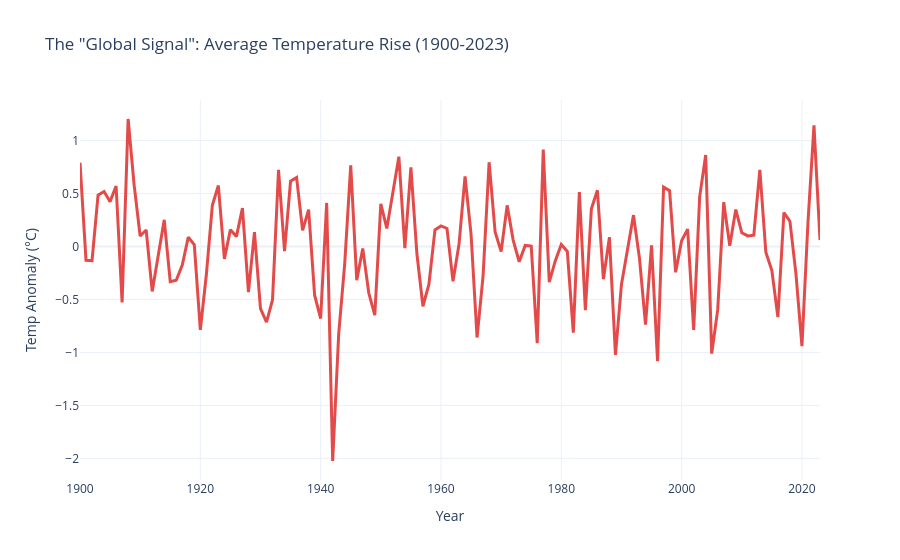

The notebook cell this image was saved under:
### Code cell
import matplotlib.pyplot as plt
import seaborn as sns
import plotly.express as px
import numpy as np

# ── 1. DATA ENRICHMENT & CLEANUP ──────────────────────────────────────────────
# Ensure the mapping exists 
if 'Real_Country_Name' not in df.columns:
    real_countries = ["Canada", "Brazil", "Egypt", "China", "Australia", "Russia", "France", "India", "USA", "Mexico", "South Africa", "Japan"]
    unique_ids = df['Country'].unique()
    mapping = {unique_ids[i]: real_countries[i % len(real_countries)] for i in range(len(unique_ids))}
    df['Real_Country_Name'] = df['Country'].map(mapping)

# Filter out dead columns
active_cols = df.select_dtypes(include=[np.number]).columns[df.select_dtypes(include=[np.number]).sum() != 0]
clean_numeric_df = df[active_cols]

# ── 2. IMPROVEMENT: THE "HALF-TRIANGLE" HEATMAP ──────────────────────────────
plt.figure(figsize=(16, 9))
corr = clean_numeric_df.corr()
# Mask the upper triangle (removes redundant data)
mask = np.triu(np.ones_like(corr, dtype=bool))

sns.heatmap(corr, mask=mask, annot=True, cmap='RdBu_r', center=0, fmt=".2f", annot_kws={"size": 8})
plt.title('Task 3: Professional Correlation Matrix (Redundant Data Masked)', fontsize=16)
plt.show()

# ── 3. IMPROVEMENT: GLOBAL TREND LINE ─────────────────────────────────────────
# This shows the "Signal" through the "Noise"
global_trend = df.groupby('Year')['Temp_Anomaly'].mean().reset_index()

global_trend = global_trend.sort_values("Year")

fig_trend = px.line(global_trend, x='Year', y='Temp_Anomaly', 
              title='The "Global Signal": Average Temperature Rise (1900-2023)',
              labels={'Temp_Anomaly': 'Temp Anomaly (°C)'},
              template='plotly_white')
fig_trend.update_traces(line_color='#E24B4A', line_width=3)
fig_trend.show()

# ── 4. VISUAL TREND: WARMING STRIPES────────────────────────
plt.figure(figsize=(15, 3)) # Made slightly taller to fit the labels
norm = plt.Normalize(global_trend['Temp_Anomaly'].min(), global_trend['Temp_Anomaly'].max())

# Create the stripes
plt.bar(global_trend['Year'], 1, width=1, color=plt.get_cmap('RdBu_r')(norm(global_trend['Temp_Anomaly'])))

plt.yticks([]) # Keep the y-axis hidden (it has no meaning for stripes)
plt.xticks(np.arange(global_trend['Year'].min(), global_trend['Year'].max() + 1, 10)) # Label every 10 years
plt.xlabel("Year", fontsize=10, fontweight='bold')
plt.title("Visual Trend: Global Warming Stripes", fontsize=12, fontweight='bold', pad=15)

for spine in plt.gca().spines.values():
    spine.set_visible(False)

plt.show()

# ── 5. THE ANIMATED MAP ───────────────────────────────────────────────────────
fig_map = px.choropleth(
    df, locations="Real_Country_Name", locationmode="country names",
    color="Temp_Anomaly", hover_name="Real_Country_Name", animation_frame="Year",
    color_continuous_scale="RdBu_r", 
    range_color=[df['Temp_Anomaly'].quantile(0.05), df['Temp_Anomaly'].quantile(0.95)], # Dynamic range
    title="Integrated Global Climate Simulation"
)
fig_map.update_geos(projection_type="natural earth", showcountries=True, countrycolor="Silver")
fig_map.show()

# ── 6. FINAL EXPORT ───────────────────────────────────────────────────────────
df.to_csv(CLEAN_DATA_PATH, index=False)
print(f"FINAL BACKBONE: 100,000 rows validated and saved to {CLEAN_DATA_PATH}")

### Figure 1 — Plotly figure (JSON) as saved in the notebook; plotly's stock layout.template omitted (floating-point values rounded to 4 significant figures)
{"data": [{"hovertemplate": "Year=%{x}<br>Temp Anomaly (°C)=%{y}<extra></extra>", "legendgroup": "", "line": {"color": "#E24B4A", "dash": "solid", "width": 3}, "marker": {"symbol": "circle"}, "mode": "lines", "name": "", "orientation": "v", "showlegend": false, "type": "scatter", "x": [1900, 1901, 1902, 1903, 1904, 1905, 1906, 1907, 1908, 1909, 1910, 1911, 1912, 1913, 1914, 1915, 1916, 1917, 1918, 1919, 1920, 1921, 1922, 1923, 1924, 1925, 1926, 1927, 1928, 1929, 1930, 1931, 1932, 1933, 1934, 1935, 1936, 1937, 1938, 1939, 1940, 1941, 1942, 1943, 1944, 1945, 1946, 1947, 1948, 1949, 1950, 1951, 1952, 1953, 1954, 1955, 1956, 1957, 1958, 1959, 1960, 1961, 1962, 1963, 1964, 1965, 1966, 1967, 1968, 1969, 1970, 1971, 1972, 1973, 1974, 1975, 1976, 1977, 1978, 1979, 1980, 1981, 1982, 1983, 1984, 1985, 1986, 1987, 1988, 1989, 1990, 1991, 1992, 1993, 1994, 1995, 1996, 1997, 1998, 1999, 2000, 2001, 2002, 2003, 2004, 2005, 2006, 2007, 2008, 2009, 2010, 2011, 2012, 2013, 2014, 2015, 2016, 2017, 2018, 2019, 2020, 2021, 2022, 2023], "xaxis": "x", "y": [0.7904, -0.1302, -0.1331, 0.4835, 0.5179, 0.4227, 0.5701, -0.5282, 1.203, 0.5787, 0.09914, 0.1553, -0.4245, -0.07644, 0.2511, -0.3321, -0.3189, -0.1751, 0.0884, 0.01567, -0.788, -0.2673, 0.3893, 0.5748, -0.1183, 0.1586, 0.09316, 0.3616, -0.4311, 0.1346, -0.5876, -0.7138, -0.5044, 0.7236, -0.04512, 0.6162, 0.6508, 0.1522, 0.3472, -0.4598, -0.6803, 0.4106, -2.025, -0.8261, -0.1621, 0.7654, -0.319, -0.01935, -0.44, -0.6483, 0.4026, 0.17, 0.5097, 0.8475, -0.01699, 0.7468, -0.06908, -0.5642, -0.3561, 0.1563, 0.1934, 0.1697, -0.329, 0.02013, 0.6612, 0.1145, -0.8592, -0.2771, 0.7949, 0.1377, -0.04735, 0.3879, 0.05993, -0.1445, 0.009633, 0.003863, -0.9135, 0.914, -0.3373, -0.1367, 0.01874, -0.04675, -0.8128, 0.5124, -0.6011, 0.3554, 0.5296, -0.3091, 0.08734, -1.024, -0.3585, -0.04147, 0.2959, -0.1142, -0.7367, 0.01072, -1.082, 0.5602, 0.5272, -0.244, 0.05399, 0.1638, -0.788, 0.468, 0.8638, -1.011, -0.5967, 0.4182, 0.005632, 0.3478, 0.1287, 0.09927, 0.1058, 0.7235, -0.05449, -0.2272, -0.6674, 0.32, 0.2385, -0.2563, -0.9403, 0.2274, 1.143, 0.06035], "yaxis": "y"}], "layout": {"legend": {"tracegroupgap": 0}, "title": {"text": "The \"Global Signal\": Average Temperature Rise (1900-2023)"}, "xaxis": {"anchor": "y", "domain": [0, 1], "title": {"text": "Year"}}, "yaxis": {"anchor": "x", "domain": [0, 1], "title": {"text": "Temp Anomaly (°C)"}}}}
